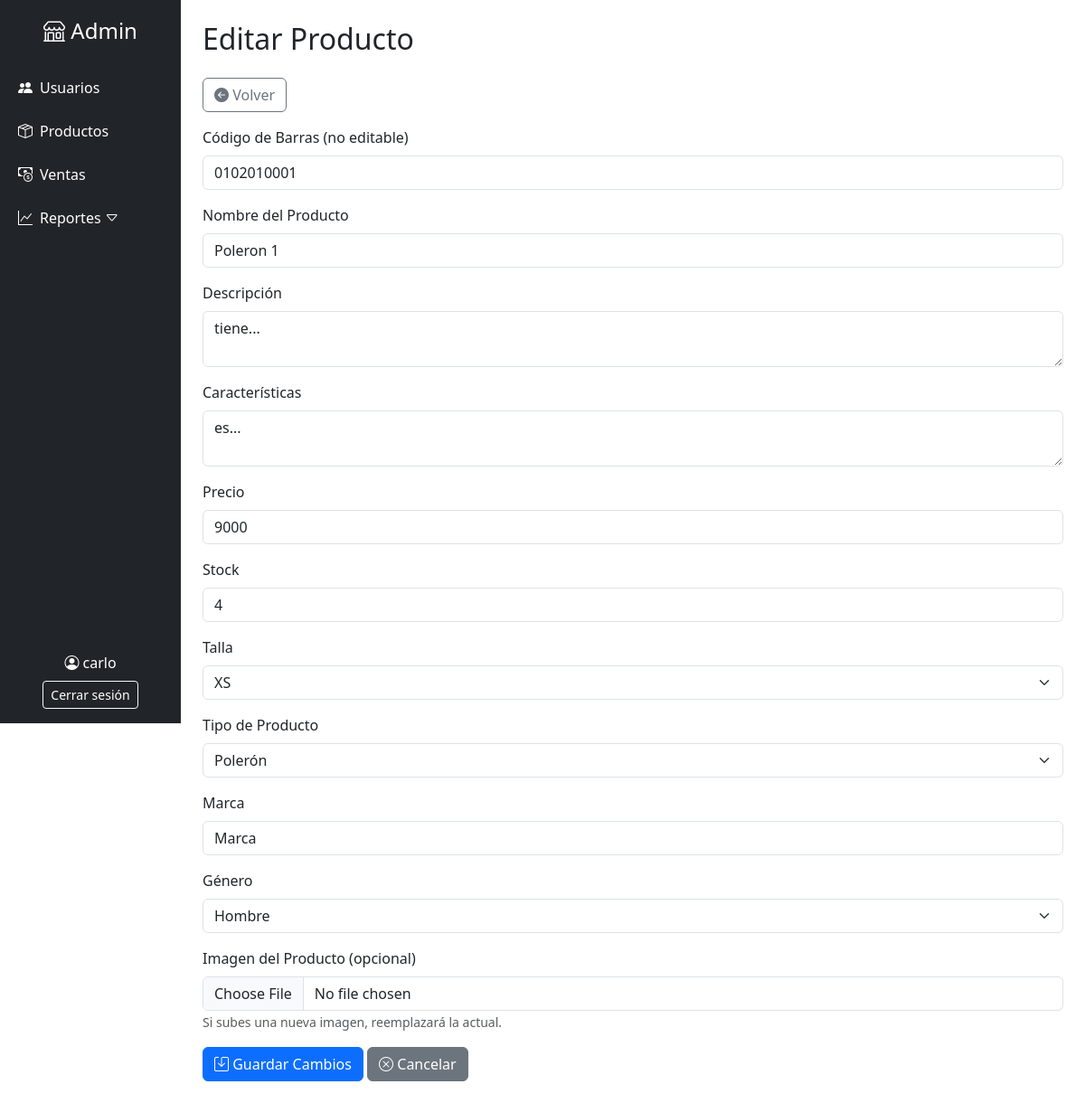
/editar_producto/3 (signed in), run on the app's committed database.
### app/models.py (models this page shows)
class User(UserMixin, db.Model):
    id = db.Column(db.Integer, primary_key=True)
    nombre = db.Column(db.String(100), nullable=False)
    apellido = db.Column(db.String(100), nullable=False)
    email = db.Column(db.String(150), unique=True, nullable=False)
    telefono = db.Column(db.String(20), nullable=False)
    password = db.Column(db.String(150), nullable=False)
    rol = db.Column(db.String(50), nullable=False)

class Producto(db.Model):
    __tablename__ = 'producto'
    id = db.Column(db.Integer, primary_key=True)
    nombre = db.Column(db.String(100), nullable=False)
    descripcion = db.Column(db.String(255), nullable=False)
    caracteristicas = db.Column(db.String(255))
    precio = db.Column(db.Integer, nullable=False)
    stock = db.Column(db.Integer, nullable=False)
    talla = db.Column(db.String(10), nullable=False)
    tipo_producto = db.Column(db.String(50), nullable=False)  # Polerón, Chaqueta, Blusa, Shorts, Buzos, etc.
    marca = db.Column(db.String(100), nullable=False)          # Campo libre (input)
    genero = db.Column(db.String(20), nullable=False)          # Hombre o Mujer
    imagen_local = db.Column(db.String(255))  # o el tipo que uses
    codigo_barras = db.Column(db.String(20), unique=True)
    ventas = db.relationship('Venta', backref='producto', cascade="all, delete-orphan")

### app/routes.py (the view, shortened to what this page needs)
@app.route('/editar_producto/<int:id>', methods=['GET', 'POST'])
@login_required
def editar_producto(id):
    producto = Producto.query.get_or_404(id)
    return render_template('editar_producto.html', producto=producto)

### app/routes.py (called while the page is built)
@login_manager.user_loader
def load_user(user_id):
    return User.query.get(int(user_id))

### app/templates/editar_producto.html (shortened to what this page needs)
{% extends 'base_admin.html' %}
{% block content %}
<h2 class="mb-4">Editar Producto</h2>
<div class="mb-3">
    <a href="{{ url_for('productos') }}" class="btn btn-outline-secondary">
        <i class="bi bi-arrow-left-circle-fill"></i> Volver
    </a>
</div>
<form method="POST" action="{{ url_for('editar_producto', id=producto.id) }}" enctype="multipart/form-data">
    <div class="mb-3">
        <label class="form-label">Código de Barras (no editable)</label>
        <input type="text" class="form-control" value="{{ producto.codigo_barras }}" readonly>
    </div>
    <div class="mb-3">
        <label class="form-label">Nombre del Producto</label>
        <input type="text" class="form-control" name="nombre" value="{{ producto.nombre }}" required>
    </div>
    <div class="mb-3">
        <label class="form-label">Descripción</label>
        <textarea class="form-control" name="descripcion" rows="2" required>{{ producto.descripcion }}</textarea>
    </div>
    <div class="mb-3">
        <label class="form-label">Características</label>
        <textarea class="form-control" name="caracteristicas" rows="2">{{ producto.caracteristicas }}</textarea>
    </div>
    <div class="mb-3">
        <label class="form-label">Precio</label>
        <input type="number" step="0.01" min="0" class="form-control" name="precio" value="{{ producto.precio }}" required>
    </div>
    <div class="mb-3">
        <label class="form-label">Stock</label>
        <input type="number" min="0" class="form-control" name="stock" value="{{ producto.stock }}" required>
    </div>
    <div class="mb-3">
        <label class="form-label">Talla</label>
        <select class="form-select" name="talla" required>
            {% for t in ['XS', 'S', 'M', 'L', 'XL', 'XXL'] %}
                <option value="{{ t }}" {% if producto.talla == t %}selected{% endif %}>{{ t }}</option>
            {% endfor %}
        </select>
    </div>
    <div class="mb-3">
        <label class="form-label">Tipo de Producto</label>
        <select class="form-select" name="tipo_producto" required>
            {% set tipos = ['Polerón', 'Chaqueta', 'Polera', 'Camisa', 'Pantalón', 'Blusa', 'Shorts', 'Buzos'] %}
            {% for tipo in tipos %}
                <option value="{{ tipo }}" {% if producto.tipo_producto == tipo %}selected{% endif %}>{{ tipo }}</option>
            {% endfor %}
        </select>
    </div>
    <div class="mb-3">
        <label class="form-label">Marca</label>
        <input type="text" class="form-control" name="marca" value="{{ producto.marca }}" required>
    </div>
    <div class="mb-3">
        <label class="form-label">Género</label>
        <select class="form-select" name="genero" required>
            <option value="Hombre" {% if producto.genero == 'Hombre' %}selected{% endif %}>Hombre</option>
        </select>
    </div>
    <div class="mb-3">
        <label class="form-label">Imagen del Producto (opcional)</label>
        <input type="file" class="form-control" name="imagen" accept="image/*">
        <small class="form-text text-muted">Si subes una nueva imagen, reemplazará la actual.</small>
    </div>
    <button type="submit" class="btn btn-primary"><i class="bi bi-save"></i> Guardar Cambios</button>
    <a href="{{ url_for('productos') }}" class="btn btn-secondary"><i class="bi bi-x-circle"></i> Cancelar</a>
</form>
{% endblock %}

### app/templates/base_admin.html (shortened to what this page needs)
<!DOCTYPE html>
<html lang="es">
<head>
    <link href="https://cdn.jsdelivr.net/npm/bootstrap@5.3.0/dist/css/bootstrap.min.css" rel="stylesheet">
    <link href="https://cdn.jsdelivr.net/npm/bootstrap-icons/font/bootstrap-icons.css" rel="stylesheet">
</head>
<body>
    <div class="row g-0">
        <div class="col-md-2 sidebar d-flex flex-column justify-content-between" id="sidebar">
            <div>
                <h4 class="text-center mb-4"><i class="bi bi-shop"></i> Admin</h4>
                <ul class="nav flex-column">
                    <li class="nav-item">
                        <a class="nav-link {% if request.path == url_for('admin_index') %}active{% endif %}" href="{{ url_for('admin_index') }}">
                            <i class="bi bi-people-fill me-2"></i>Usuarios
                        </a>
                    </li>
                    <li class="nav-item">
                        <a class="nav-link {% if request.path == url_for('productos') %}active{% endif %}" href="{{ url_for('productos') }}">
                            <i class="bi bi-box-seam me-2"></i>Productos
                        </a>
                    </li>
                    <li class="nav-item">
                        <a class="nav-link {% if request.path == url_for('ventas') %}active{% endif %}" href="{{ url_for('ventas') }}">
                            <i class="bi bi-cash-coin me-2"></i>Ventas
                        </a>
                    </li>
                    <li class="nav-item">
                        <a class="nav-link" data-bs-toggle="collapse" href="#submenuReportes" role="button" aria-expanded="false" aria-controls="submenuReportes">
                            <i class="bi bi-graph-up me-2"></i>Reportes
                            <i class="bi bi-caret-down ms-auto"></i>
                        </a>
                    </li>
                </ul>
            </div>
            <div class="text-center mb-3">
                <div class="mb-2"><i class="bi bi-person-circle"></i> {{ current_user.nombre }}</div>
                <a href="{{ url_for('logout') }}" class="btn btn-sm btn-outline-light">Cerrar sesión</a>
            </div>
        </div>
        <div class="col-md-10 p-4">
            {% block content %}
            {% endblock %}
        </div>
    </div>
</body>
</html>

### app/templates/base_admin.html (style rules this page uses)
body { overflow-x: hidden; }
.sidebar { height: 100vh; background-color: #212529; color: white; padding-top: 20px; }
.sidebar a { color: white; text-decoration: none; }
.sidebar .nav-link { padding: 12px 20px; }

### data on the page
User: nombre "carlo"
Producto: codigo_barras "0102010001", nombre "Poleron 1", descripcion "tiene...", caracteristicas "es...", precio "9000", stock "4", talla "XS", tipo_producto "Polerón", marca "Marca", genero "Hombre"
